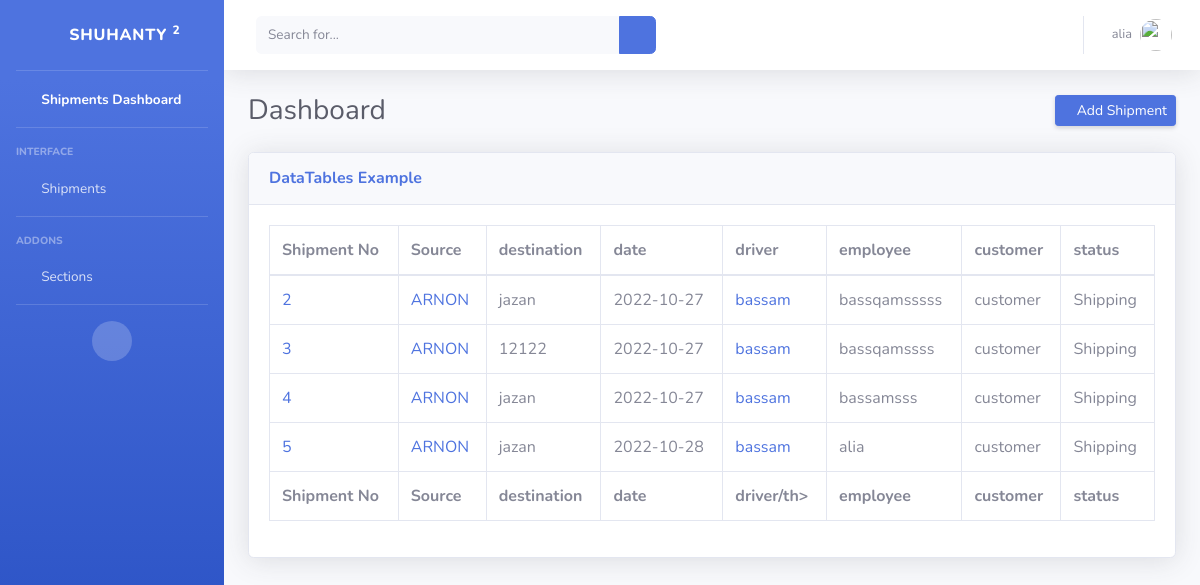
Before: /shipments/ (signed in) with the older database file.
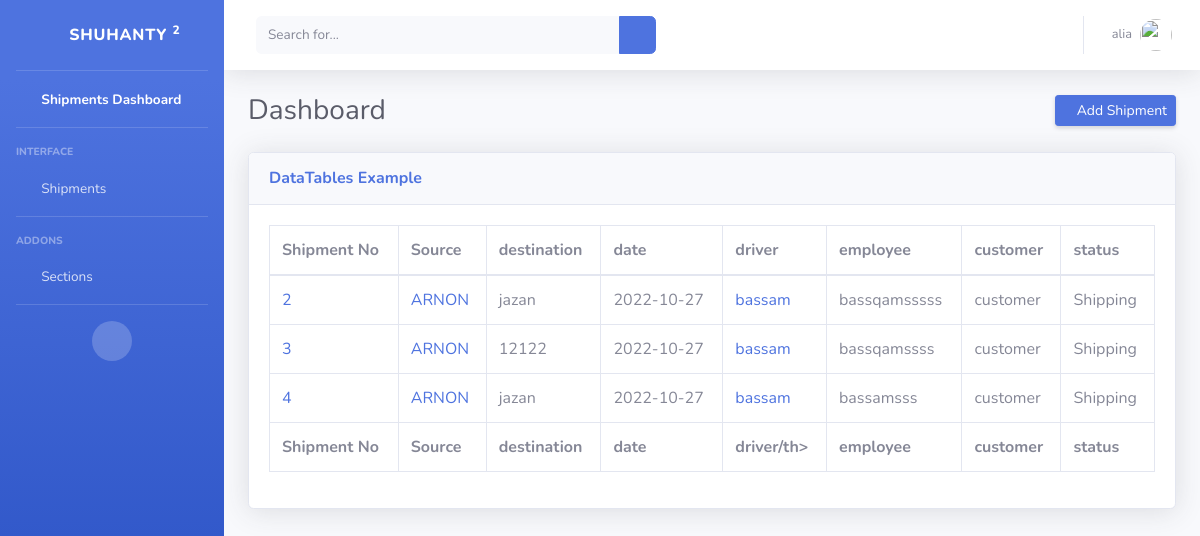
After: the same page with the newer database file.
### shipments/models.py (models this page shows, shortened)
class ShipmentModel(models.Model):
    Shipment_id = models.BigAutoField(primary_key=True)
    driver = models.ForeignKey(DriverModel, on_delete=models.CASCADE)
    company = models.ForeignKey(CompanyModel, on_delete=models.CASCADE, null=True)
    destination =  models.CharField(max_length=225,  help_text=' الوجهة')
    source =  models.CharField(max_length=225,  default='' , help_text=' المصدر')
    amount =  models.CharField(max_length=225,  help_text=' الاجرة')
    employee =  models.ForeignKey(User, on_delete=models.CASCADE)
    date = models.DateTimeField(default=timezone.now)
    updated_at = models.DateTimeField(auto_now=True)
    delivery_number = models.IntegerField()
    SHIPPING = 'Shipping'
    DELIVERY = 'Delivery'
    PAYTRIP = 'Pay_trip'
    shipment_status =[
        (SHIPPING, 'Shipping'),
        (DELIVERY,'Delivery'),
        (PAYTRIP,'Pay Trip'),
    ]
    status = models.CharField(max_length=10, default=SHIPPING, help_text='حالة الشحنة')

### companies/models.py (models this page shows, shortened)
class CompanyModel(models.Model):
    company_name = models.CharField(max_length=225,  help_text='اسم الشركة')
    company_id = models.BigAutoField(primary_key=True)
    company_city = models.CharField(max_length=225,  default='Dammam',help_text='مقر الشركة')
    charging_area = models.CharField( max_length=225, default='Jeddah', help_text='منطقة الشحن ')

### drivers/models.py (models this page shows, shortened)
class DriverModel(models.Model):
    driver_id = models.BigAutoField(primary_key=True)
    driver_name = models.CharField(max_length=225,  help_text='اسم السائق')
    Saudi_Arabia = 'Saudi'
    YEMEN = 'Yemeni'
    Syria = 'Syrian'
    Egypt = 'Egypt'
    Afghanistan = 'Afghanistan'
    Pakistan = 'Pakistani'
    Jordan = 'Jordanian'
    India = 'Indian'
    Other = 'other'
    countrys = [
        (Saudi_Arabia, 'Saudi'),
        (YEMEN, 'Yemeni'),
        (Syria, 'Syrian'),
        (Egypt, 'Egypt'),
        (Afghanistan, 'Afghanistan'),
        (Pakistan, 'Pakistani'),
        (Jordan, 'Jordanian'),
        (India, 'Indian'),
        (Other, 'other')
    ]
    driver_nationality = models.CharField(
        max_length=20, choices=countrys, default=Other,  help_text='جنسية السائق')
    driver_phone_number = models.CharField(
        max_length=16, help_text='رقم هاتف السائق ')
    Identification_Number = models.CharField(
        max_length=10,  help_text='رقم الهوية/الاقامة')
    truck_plate_number = models.CharField(
        max_length=8,  help_text='رقم لوحة الشاحنة')
    Truck_Reefers = 'Truck_Reefers'
    Truck_Flatbed  = 'Truck_Flatbed'
    Truck_high_sides = 'Truck_high_sides'
    Truck_Curtainsider = 'Truck_Curtainsider'
    lory_Flatbed= 'lory_Flatbed'
    lory_Reefers= 'lory_Reefers'
    dinah_Flatbed= 'dinah_Flatbed'
    dinah_Reefers= 'dinah_Reefers'
    Vehicle = [
        (Truck_Reefers, 'Truck_Reefers'),
        (Truck_Flatbed, 'Truck_Flatbed'),
        (Truck_high_sides, 'Truck_high_sides'),
        (Truck_Curtainsider, 'Truck_Curtainsider'),
        (lory_Flatbed, 'lory_Flatbed'),
        (lory_Reefers, 'lory_Reefers'),
        (dinah_Flatbed, 'dinah_Flatbed'),
        (dinah_Reefers, 'dinah_Reefers'),
    ]
    Vehicle_Type = models.CharField( choices=Vehicle, default=Truck_Flatbed,
        max_length=30, help_text='نوع السيارة(سطحة - جوانب) ....')
    Sequence_Number = models.CharField(
        max_length=30, help_text='الرقم التسلسلي من الاستمارة')
    Owner_car_id_number = models.CharField(
        max_length=10,  help_text='رقم هوية مالك السيارة')
    Identification_photo = models.ImageField(
        upload_to='driver/', null=True, help_text='صورة الهوية/الاقامة ')

### shipments/views.py (the view)
# urls.py: path('shipments/',shipments_list, name='shipments_list' ),
def shipments_list(request):
    shipments = ShipmentModel.objects.all()
    context = {
        'shipments':shipments,
    }
    return render(request, 'shipments/shipments-list.html',context)

### Shuhnaty/templates/shipments/shipments-list.html
{% extends 'base.html' %}
{% block item %}
<div class="d-sm-flex align-items-center justify-content-between mb-4">
    <h1 class="h3 mb-0 text-gray-800">Dashboard</h1>
    <a href="{% url 'shipments_add'%}" class="d-none d-sm-inline-block btn btn-sm btn-primary shadow-sm"><i class="fas fa-download fa-sm text-white-50"></i> Add Shipment </a>
</div>
{% endblock %}
{% block content %}
<div class="card shadow mb-4">
    <div class="card-header py-3">
        <h6 class="m-0 font-weight-bold text-primary">DataTables Example</h6>
    </div>
    <div class="card-body">
        <div class="table-responsive">
            <table class="table table-bordered" id="dataTable" width="100%" cellspacing="0">
                <thead>
                    <tr>
                        <th>Shipment No </th>
                        <th>Source</th>
                        <th>destination</th>
                        <th>date</th>
                        <th>driver</th>
                        <th>employee</th>
                        <th>customer</th>
                        <th>status</th>
                    </tr>
                </thead>
                <tfoot>
                    <tr>
                        <th>Shipment No </th>
                        <th>Source</th>
                        <th>destination</th>
                        <th>date</th>
                        <th>driver/th>
                        <th>employee</th>
                        <th>customer</th>
                        <th>status</th>
                    </tr>
                </tfoot>
                <tbody>
                    {% for shipmen in shipments %}
                    <tr>
                        <td>
                            <a href="{% url 'shipments_details' pk=shipmen.Shipment_id %}">{{ shipmen.Shipment_id }}</a>
                        </td>
                        <td>
                            <a href="{% url 'company_details' shipmen.company.pk %}">{{ shipmen.company.company_name }}</a>
                        </td>
                        <td>{{ shipmen.destination }}</td>
                        <td>{{ shipmen.date|date:'Y-m-d' }}</td>
                        <td>
                            <a href="{% url 'driver_details' shipmen.driver.pk %}">
                                {{ shipmen.driver.driver_name }}
                            </a>
                        </td>
                        <td>{{ shipmen.employee.username }}</td>
                        <td>customer </td>
                        <td>{{ shipmen.status }}</td>
                    </tr>
                    {% endfor %}
                </tbody>
            </table>
        </div>
    </div>
</div>
{% endblock %}

Changed rows visible on the page:
removed ShipmentModel: Shipment_id "5", company.company_name "ARNON", destination "jazan", date "2022-10-28", driver.driver_name "bassam", employee.username "alia", status "Shipping"
